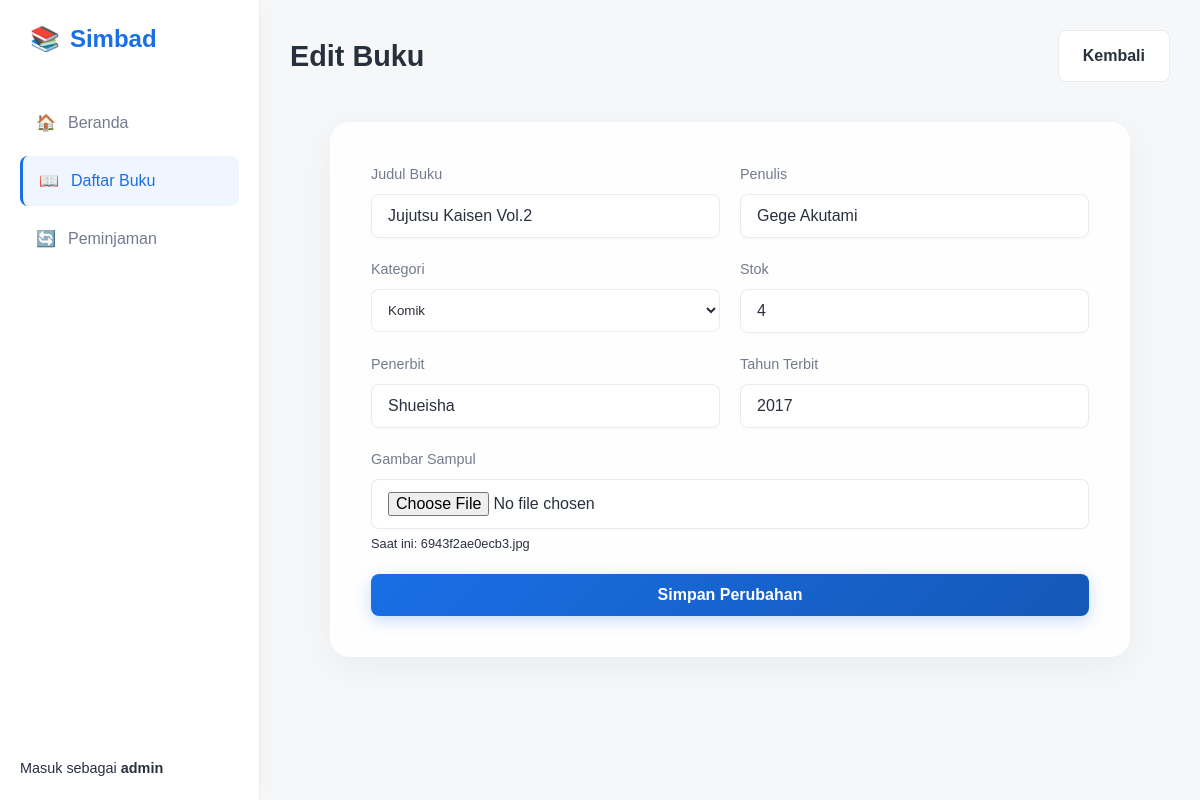
The page /book_form.php?id=5 (signed in) on the database its author committed.
### tables this page shows
CREATE TABLE `buku` (
  `id` int(11) NOT NULL AUTO_INCREMENT,
  `judul` varchar(255) NOT NULL,
  `penulis` varchar(100) NOT NULL,
  `penerbit` varchar(100) DEFAULT NULL,
  `tahun_terbit` year(4) DEFAULT NULL,
  `kategori_id` int(11) NOT NULL,
  `stok` int(11) NOT NULL DEFAULT 0,
  `gambar_sampul` varchar(255) DEFAULT NULL,
  `dibuat_pada` timestamp NULL DEFAULT CURRENT_TIMESTAMP,
  PRIMARY KEY (`id`),
  KEY `kategori_id` (`kategori_id`),
  CONSTRAINT `fk_buku_kategori` FOREIGN KEY (`kategori_id`) REFERENCES `kategori` (`id`) ON DELETE CASCADE
);

CREATE TABLE `kategori` (
  `id` int(11) NOT NULL AUTO_INCREMENT,
  `nama_kategori` varchar(100) NOT NULL,
  PRIMARY KEY (`id`)
);

### book_form.php (the view, shortened to what this page needs)
<?php
require_once 'config/config.php';
$id = $_GET['id'] ?? null;
$book = null;
$categories = $pdo->query("SELECT * FROM kategori")->fetchAll();
if ($id) {
    $stmt = $pdo->prepare("SELECT * FROM buku WHERE id = ?");
    $stmt->execute([$id]);
    $book = $stmt->fetch();
}
?>
<!DOCTYPE html>
<html lang="id">
<head>
    <link rel="stylesheet" href="assets/css/style.css">
</head>
<body>
    <div class="dashboard-grid">
        <?php include 'includes/sidebar.php'; ?>
        <main class="main-content">
            <div class="top-bar">
                <h1 class="page-title"><?php echo $id ? 'Edit' : 'Tambah'; ?> Buku</h1>
                <a href="books.php" class="btn" style="background: white; border: 1px solid var(--glass-border); color: var(--text-main);">Kembali</a>
            </div>
            <div class="auth-card" style="max-width: 800px; margin: 0 auto; width: 100%;">
                <form method="POST" enctype="multipart/form-data">
                    <div style="display: grid; grid-template-columns: 1fr 1fr; gap: 20px;">
                        <div class="form-group">
                            <label>Judul Buku</label>
                            <input type="text" name="title" value="<?php echo htmlspecialchars($book['judul'] ?? ''); ?>" required>
                        </div>
                        <div class="form-group">
                            <label>Penulis</label>
                            <input type="text" name="author" value="<?php echo htmlspecialchars($book['penulis'] ?? ''); ?>" required>
                        </div>
                    </div>
                    <div style="display: grid; grid-template-columns: 1fr 1fr; gap: 20px;">
                        <div class="form-group">
                            <label>Kategori</label>
                            <select name="category_id" style="width: 100%; padding: 12px; background: white; border: 1px solid var(--glass-border); color: var(--text-main); border-radius: 8px;">
                                <?php foreach($categories as $cat): ?>
                                    <option value="<?php echo $cat['id']; ?>" <?php echo ($book && $book['kategori_id'] == $cat['id']) ? 'selected' : ''; ?>>
                                        <?php echo htmlspecialchars($cat['nama_kategori']); ?>
                                    </option>
                                <?php endforeach; ?>
                            </select>
                        </div>
                        <div class="form-group">
                            <label>Stok</label>
                            <input type="number" name="stock" value="<?php echo htmlspecialchars($book['stok'] ?? '0'); ?>" required>
                        </div>
                    </div>
                    <div style="display: grid; grid-template-columns: 1fr 1fr; gap: 20px;">
                         <div class="form-group">
                            <label>Penerbit</label>
                            <input type="text" name="publisher" value="<?php echo htmlspecialchars($book['penerbit'] ?? ''); ?>">
                        </div>
                        <div class="form-group">
                             <label>Tahun Terbit</label>
                            <input type="number" name="year" value="<?php echo htmlspecialchars($book['tahun_terbit'] ?? ''); ?>">
                        </div>
                    </div>
                    <div class="form-group">
                        <label>Gambar Sampul</label>
                        <input type="file" name="cover_image">
                        <?php if(isset($book['gambar_sampul']) && $book['gambar_sampul']): ?>
                            <p style="font-size: 0.8rem; color: var(--text-muted); margin-top: 5px;">Saat ini: <?php echo htmlspecialchars($book['gambar_sampul']); ?></p>
                        <?php endif; ?>
                    </div>
                    <button type="submit" class="btn btn-primary btn-block">
                        <?php echo $id ? 'Simpan Perubahan' : 'Simpan Buku'; ?>
                    </button>
                </form>
            </div>
        </main>
    </div>
</body>
</html>

### assets/css/style.css (style rules this page uses)
:root { --primary: 215, 80%, 50%; --primary-dark: 215, 80%, 40%; --secondary: 170, 70%, 45%; --accent: 340, 70%, 55%; --bg-dark: 220, 20%, 97%; --bg-card: 0, 0%, 100%; --text-main: 220, 20%, 20%; --text-muted: 220, 10%, 50%; --glass-bg: rgba(255, 255, 255, 0.85); --glass-border: rgba(0, 0, 0, 0.08); --error: 0, 70%, 55%; --success: 140, 60%, 45%; --radius-sm: 8px; --radius-md: 12px; --radius-lg: 20px; }
* { margin: 0; padding: 0; box-sizing: border-box; font-family: 'Outfit', sans-serif; }
body { background-color: hsl(var(--bg-dark)); color: hsl(var(--text-main)); line-height: 1.6; overflow-x: hidden; }
.auth-card { background: var(--glass-bg); backdrop-filter: blur(12px); border: 1px solid white; padding: 40px; border-radius: var(--radius-lg); box-shadow: 0 10px 40px rgba(0, 0, 0, 0.05); }
.form-group { margin-bottom: 20px; }
.form-group label { display: block; margin-bottom: 8px; font-size: 0.9rem; color: hsl(var(--text-muted)); font-weight: 500; }
.form-group input { width: 100%; padding: 12px 16px; background: white; border: 1px solid var(--glass-border); border-radius: var(--radius-sm); color: var(--text-main); font-size: 1rem; transition: all 0.3s ease; box-shadow: 0 2px 5px rgba(0, 0, 0, 0.02); }
.btn { padding: 12px 24px; border: none; border-radius: var(--radius-sm); font-size: 1rem; font-weight: 600; cursor: pointer; transition: all 0.3s ease; display: inline-flex; align-items: center; justify-content: center; text-decoration: none; }
.btn-block { width: 100%; }
.btn-primary { background: linear-gradient(135deg, hsl(var(--primary)), hsl(var(--primary-dark))); color: white; box-shadow: 0 4px 15px rgba(66, 135, 245, 0.3); }
.dashboard-grid { display: grid; grid-template-columns: 260px 1fr; min-height: 100vh; }
.main-content { padding: 30px; overflow-y: auto; }
.top-bar { display: flex; justify-content: space-between; align-items: center; margin-bottom: 40px; }
.page-title { font-size: 1.8rem; font-weight: 700; color: var(--text-main); }

### rows shown on the page
buku: title "Jujutsu Kaisen Vol.2", author "Gege Akutami", category_id "Komik", stock "4", publisher "Shueisha", year "2017", gambar_sampul "6943f2ae0ecb3.jpg"

### other values the page prints
$_SESSION['username'] "admin"
